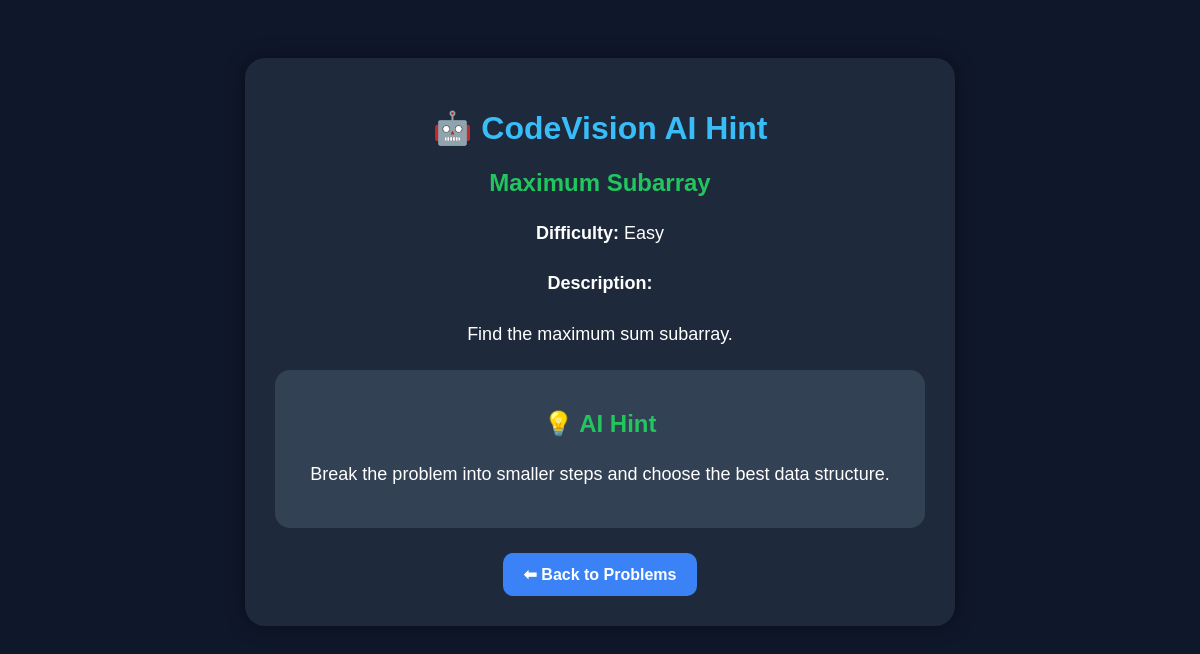
The page /ai_hint/4 on the database its author committed.
### tables this page shows
CREATE TABLE problems (
    id INTEGER PRIMARY KEY AUTOINCREMENT,
    title TEXT,
    difficulty TEXT,
    description TEXT,
    status TEXT,
    favorite TEXT
);

### app.py (the view)
@app.route("/ai_hint/<int:id>")
def ai_hint(id):
    conn = sqlite3.connect("database.db")
    cursor = conn.cursor()
    cursor.execute(
        "SELECT * FROM problems WHERE id=?",
        (id,)
    )
    problem = cursor.fetchone()
    conn.close()
    hint = ""
    if "Binary" in problem[1]:
        hint = "Use low, high and mid pointers."
    elif "Two Sum" in problem[1]:
        hint = "Think about using a HashMap to store visited numbers."
    elif "Linked List" in problem[1]:
        hint = "Use three pointers: previous, current and next."
    elif "Merge" in problem[1]:
        hint = "Sort the intervals before merging."
    else:
        hint = "Break the problem into smaller steps and choose the best data structure."
    return render_template(
        "ai_hint.html",
        problem=problem,
        hint=hint
    )

### templates/ai_hint.html (shortened to what this page needs)
<!DOCTYPE html>
<html>
<head>
</head>
<body>
<div class="card">
<h1>🤖 CodeVision AI Hint</h1>
<h2>{{ problem[1] }}</h2>
<p><b>Difficulty:</b> {{ problem[2] }}</p>
<p><b>Description:</b></p>
<p>{{ problem[3] }}</p>
<div class="hint">
    <h2>💡 AI Hint</h2>
    <p>{{ hint }}</p>
</div>
<a href="/problems" class="back-btn">
    ⬅ Back to Problems
</a>
</div>
</body>
</html>

### templates/ai_hint.html (style rules this page uses)
body { background:#0f172a; color:white; font-family:Arial,sans-serif; text-align:center; padding:50px; }
.card { background:#1e293b; width:650px; margin:auto; padding:30px; border-radius:20px; box-shadow:0 0 20px rgba(0,0,0,0.4); }
h1 { color:#38bdf8; }
h2 { color:#22c55e; }
p { font-size:18px; line-height:1.8; }
.hint { background:#334155; padding:20px; border-radius:15px; margin-top:20px; }
.back-btn { display:inline-block; margin-top:25px; padding:12px 20px; background:#3b82f6; color:white; text-decoration:none; border-radius:10px; font-weight:bold; }

### rows shown on the page
problems: title "Maximum Subarray", difficulty "Easy", description "Find the maximum sum subarray."

### other values the page prints
{{ hint }} "Break the problem into smaller steps and choose the best data structure."
